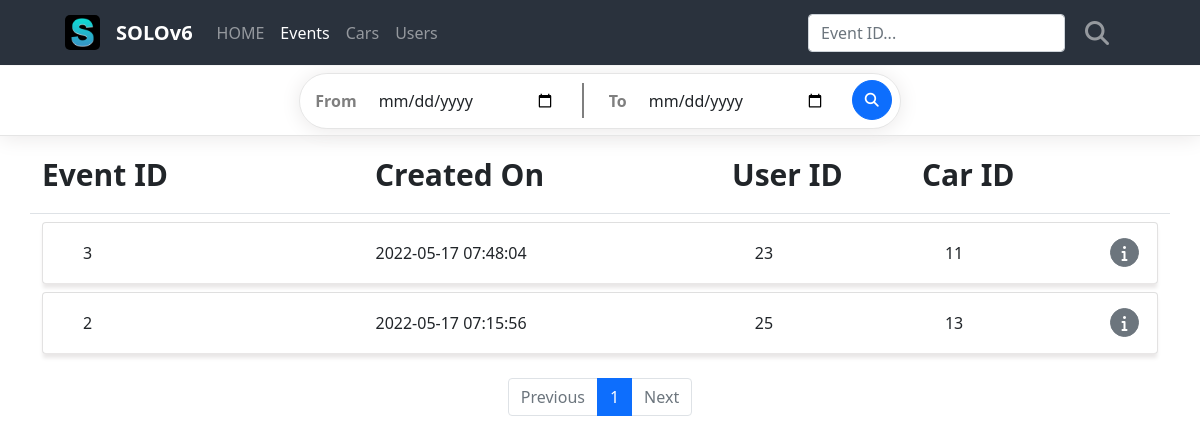
Before: / with the older database file.
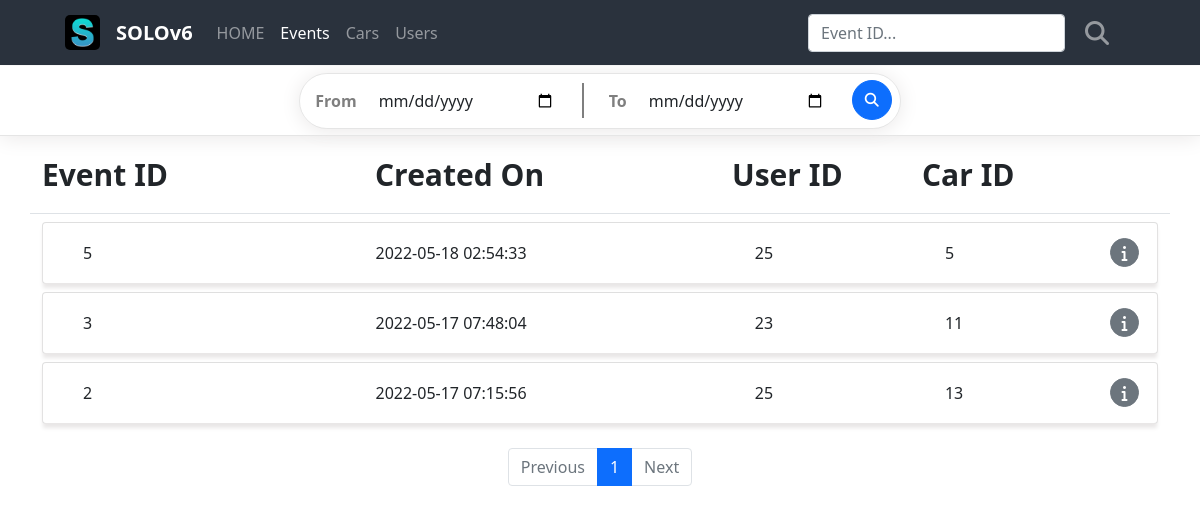
After: the same page with the newer database file.
### project/models/event.py (models this page shows)
class Event(db.Model):
    id = db.Column(db.Integer, primary_key=True)
    user_id = db.Column(db.Integer, db.ForeignKey('user.id', ondelete='CASCADE'))
    car_id = db.Column(db.Integer, db.ForeignKey('car.id', ondelete='CASCADE'))
    path_original = db.Column(db.String(100), unique=True, nullable=False)
    created_on = db.Column(db.DateTime(), default=func.now())
    is_damaged = db.Column(db.Boolean(), nullable=True)
    user = db.relationship('User', backref=db.backref('user_set'))
    car = db.relationship('Car', backref=db.backref('car_set'))

### project/routes/base_routes.py (the view)
@blueprint.route('/')
def index():
    input_from = request.args.get('input_from', default='')
    input_to = request.args.get('input_to', default='')
    page = request.args.get('page', type=int ,default=1)
    needle = request.args.get('needle', type=str, default='')
    event_list = EventModel.query.filter(
        EventModel.is_damaged != None
    ).order_by(
        EventModel.created_on.desc()
    )
    if needle:
        event_list = event_list.filter(
            EventModel.id.ilike(needle)
        )
    if input_from and input_to:
        event_list = event_list.filter(and_
            (func.date(EventModel.created_on) >= input_from),
            (func.date(EventModel.created_on) <= input_to)
        )
    event_list = event_list.paginate(page, per_page=10)
    return render_template('index.html', event_list=event_list, page=page)

### project/templates/index.html (shortened to what this page needs)
{% extends 'base.html' %}
{% block head %}
<link rel="stylesheet" href="../static/css/events.css">
{% endblock %}
{% block content %}
<nav class="navbar navbar-expand-lg navbar-dark">
    <div class="container-fluid">
        <a class="navbar-logo" href="{{ url_for('base.index') }}">
            <img class="logo" src="../static/images/favicons.ico/favicon-96x96.png" alt="Logo" height="35" width="35">
        </a>
        <a class="navbar-brand" href="{{ url_for('base.index') }}">SOLOv6</a>
        <div class="collapse navbar-collapse" id="navbarSupportedContent">
            <ul class="navbar-nav me-auto mb-2 mb-lg-0">
                <li class="nav-item">
                    <a class="nav-link active" aria-current="page" href="{{ url_for('base.index') }}">HOME</a>
                </li>
                <li class="nav-item">
                    <a class="nav-link active" href="{{ url_for('base.index') }}">Events</a>
                </li>
                <li class="nav-item">
                    <a class="nav-link active" href="{{ url_for('cars.cars') }}">Cars</a>
                </li>
                <li class="nav-item">
                    <a class="nav-link active" href="{{ url_for('users.users') }}">Users</a>
                </li>
            </ul>
            <form id="search-form" class="d-flex" action="{{ url_for('base.index') }}" method="get">
                <input id="needle search-needle" class="form-control me-2 search-form" type="text" name="needle" value="{{ needle or '' }}" placeholder="Event ID..." aria-label="Search">
                <button id="btn-search" class="btn search-btn" type="submit">
                    <i class="fa-solid fa-magnifying-glass fa-xl"></i>
                </button>
            </form>
        </div>
    </div>
</nav>
<div class="main">
    <div class="calendar-box">
        <div class="calendar-col">
            <form class="row calendar-form" action="{{ url_for('base.index') }}" method="get">
                <div class="col calendar-input-box">
                    <label for="startDate" id="input_from" class="calendar-input-label">From</label>
                    <input id="startDate" class="form-control calendar-input" type="date" name="input_from" value="''"/>
                    <div id="calendar-input-bar"></div>
                    <label for="endDate" id="input_to" class="calendar-input-label">To</label>
                    <input id="endDate" class="form-control calendar-input" type="date" name="input_to" value="''"/>
                </div>
                <div class="col calendar-btn-box">
                    <button id="calendar-btn" type="submit" class="btn btn-primary mb-3 calendar-btn">
                        <i class="fa-solid fa-magnifying-glass fa-sm"></i>
                    </button>
                </div>
            </form>
        </div>
    </div>
    <div class="container list-box">
        <div class="row list-title-box border-bottom">
            <div class="col-3 list-title my-3 me-5">
                Event ID
            </div>
            <div class="col-3 list-title my-3 me-5">
                Created On
            </div>
            <div class="col-2 list-title my-3 ms-4">
                User ID
            </div>
            <div class="col list-title my-3">
                Car ID
            </div>
        </div>
        {% if event_list %}
            {% for event in event_list.items %}
            <div class="card my-2">
                <div class="card-body">
                    <div class="row card-body-row">
                        <div class="col-3 list-col me-2">
                            {{ event.id }}
                        </div>
                        <div class="col-4 list-col">
                            {{ event.created_on }}
                        </div>
                        <div class="col list-col me-5">
                            {{ event.user_id }}
                        </div>
                        <div class="col list-col ms-4">
                            {{ event.car_id }}
                        </div>
                        <div class="col detail-box">
                            <form class="detail-form" action="{{ url_for('base.detail', id=event.id) }}" method="get">
                                <button type="submit" class="btn btn-secondary mb-3 detail-btn">
                                    <i class="fa-solid fa-info"></i>
                                </button>
                            </form>
                        </div>
                    </div>
                </div>
            </div>
            {% endfor %}
        {% else %}
        <div class="row">
            <div class="col-12">
                <h2>❌ No Event Created ❌</h2>
            </div>
        </div>
        {% endif %}
    </div>
</div>
<ul class="pagination my-4 justify-content-center">
    {% if event_list.has_prev %}
    <li class="page-item">
        <a class="page-link" href="?input_from={{ request.args.get('input_from') or '' }}&input_to={{ request.args.get('input_to') or '' }}&page={{ event_list.prev_num }}">Previous</a>
    </li>
    {% else %}
    <li class="page-item disabled">
        <a class="page-link" tabindex="-1" aria-disabled="true" href="javascript:void(0)">Previous</a>
    </li>
    {% endif %}
    {% for page_num in event_list.iter_pages() %}
    {% if page_num %}
    {% if page_num != event_list.page %}
    <li class="page-item">
        <a class="page-link" href="?input_from={{ request.args.get('input_from') or '' }}&input_to={{ request.args.get('input_to') or '' }}&page={{ page_num }}">{{ page_num }}</a>
    </li>
    {% else %}
    <li class="page-item active" aria-current="page">
        <a class="page-link" href="javascript:void(0)">{{ page_num }}</a>
    </li>
    {% endif %}
    {% else %}
    <li class="disabled">
        <a class="page-link" href="javascript:void(0)">...</a>
    </li>
    {% endif %}
    {% endfor %}
    {% if event_list.has_next %}
    <li class="page-item">
        <a class="page-link" href="?input_from={{ request.args.get('input_from') or '' }}&input_to={{ request.args.get('input_to') or '' }}&page={{ event_list.next_num }}">Next</a>
    </li>
    {% else %}
    <li class="page-item disabled">
        <a class="page-link" tabindex="-1" aria-disabled="true" href="javascript:void(0)">Next</a>
    </li>
    {% endif %}
</ul>
{% endblock %}

### project/templates/base.html (shortened to what this page needs)
<!DOCTYPE html>
<html lang="en">
<head>
    <link rel="stylesheet" href="{{ url_for('static', filename='css/bootstrap.min.css') }}">
    <link rel="stylesheet" href="https://cdnjs.cloudflare.com/ajax/libs/font-awesome/6.1.1/css/all.min.css">
    <link rel="stylesheet" href="{{ url_for('static', filename='css/styles.css') }}">
    {% block head %}
    {% endblock %}
</head>
<body>
    {% block content %}
    {% endblock %}
</body>
</html>

### project/static/css/styles.css (style rules this page uses)
.navbar { position: fixed; top: 0; width: 100vw; height: 65px; padding-left: 53px; padding-right: 67px; z-index: 1; background-color: #2A323D; }
.navbar-brand { font-weight: 700; color: white; }
.navbar .container-fluid { height: 65px; }
.logo { border-radius: 5px; margin-right: 16px; }
.nav-link { opacity: 0.5; }
.d-flex { display: flex; align-items: center; margin: 0; }
.search-btn { color: white; opacity: 0.5; border: none; margin-left: 0; transition: color, opacity 0.2s ease-in-out; }
.main { margin-top: 66px; }
.card { z-index: 0; }
.card-body { height: 60px; padding: 0; box-shadow: 0px 5px 4px rgb(233, 231, 231); }
.list-title { font-size: 30px; font-weight: 600; }
.list-col { display: flex; align-items: center; height: 60px; }
.list-col:nth-child(1) { margin-left: 40px; }
.list-col:nth-child(3) { display: flex; justify-content: space-between; margin-right: 20px; }

### project/static/css/events.css (style rules this page uses)
.navbar-nav .nav-item:nth-child(2) .nav-link { opacity: 1; }
.calendar-box { display: flex; justify-content: center; align-items: center; height: 70px; border-bottom: 1px solid rgba(0, 0, 0, 0.1); box-shadow: 0px 2px 20px rgb(234, 232, 232); }
.calendar-col { border: 1px solid rgba(0, 0, 0, 0.1); border-radius: 45px; box-shadow: 0px 2px 20px rgb(234, 232, 232); padding-left: 15px; padding-right: 8px; }
.calendar-form { display: flex; align-items: center; margin: 0; }
.calendar-input-box { display: flex; align-items: center; padding: 0; }
.calendar-input { margin-right: 15px; border: none; width: 200px; }
.calendar-input-label { font-weight: 700; color: rgba(0, 0, 0, 0.5); margin-right: 10px; }
.calendar-btn-box { height: 54px; padding: 0; display: flex; justify-content: center; align-items: center; }
.calendar-btn { display: flex; justify-content: center; align-items: center; padding: 0; width: 40px; height: 40px; margin-top: 15px; padding-left: 0; border-radius: 50%; }
#calendar-input-bar { background-color: rgba(0, 0, 0, 0.5); width: 2px; height: 35px; margin-right: 25px; }
.detail-box { position: relative; }
.detail-form { position: absolute; top: 15px; right: 30px; }
.detail-btn { margin: 0; width: 29px; height: 29px; display: flex; justify-content: center; align-items: center; border-radius: 50%; }

Changed rows visible on the page:
added Event: id "5", created_on "2022-05-18 02:54:33", user_id "25", car_id "5"
